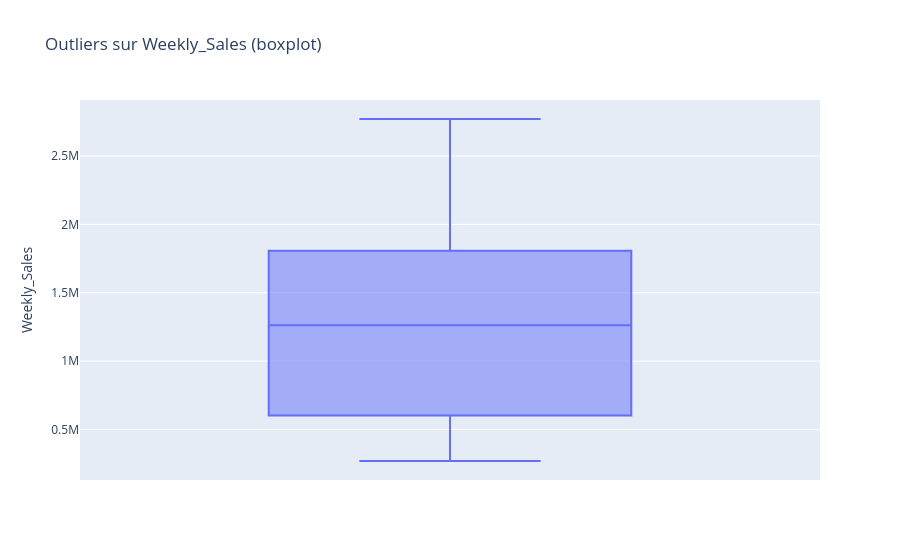

The notebook cell saved with this chart:
### Markdown cell above
- La visualisation montre une dispersion importante avec une forte variabilité des ventes hebdo
- La médiane se situe autour de 1.2-1.3M avec des valeurs typiques qui s’étendent approximativement de  0.6M à 1.8M

### Code cell
fig = px.box(
    df.dropna(subset=["Weekly_Sales"]),
    y="Weekly_Sales",
    title="Outliers sur Weekly_Sales (boxplot)",
    labels={"Weekly_Sales": "Weekly_Sales"},
)
fig.show()

### Figure 1 — Plotly figure (JSON) as saved in the notebook; plotly's stock layout.template omitted (floating-point values rounded to 4 significant figures; data arrays with more than 128 entries replaced by an {"elided": "..."} marker saying what was removed)
{"data": [{"alignmentgroup": "True", "hovertemplate": "Weekly_Sales=%{y}<extra></extra>", "legendgroup": "", "marker": {"color": "#636efa"}, "name": "", "notched": false, "offsetgroup": "", "orientation": "v", "showlegend": false, "type": "box", "x0": " ", "xaxis": "x", "y": {"elided": "136 float values"}, "y0": " ", "yaxis": "y"}], "layout": {"boxmode": "group", "legend": {"tracegroupgap": 0}, "title": {"text": "Outliers sur Weekly_Sales (boxplot)"}, "xaxis": {"anchor": "y", "domain": [0, 1]}, "yaxis": {"anchor": "x", "domain": [0, 1], "title": {"text": "Weekly_Sales"}}}}
